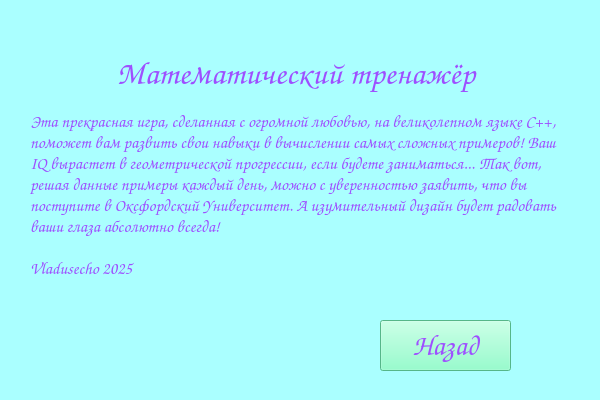
<?xml version="1.0" encoding="UTF-8"?>
<ui version="4.0">
 <class>AboutDialog</class>
 <widget class="QDialog" name="AboutDialog">
  <property name="geometry">
   <rect>
    <x>0</x>
    <y>0</y>
    <width>600</width>
    <height>400</height>
   </rect>
  </property>
  <property name="minimumSize">
   <size>
    <width>600</width>
    <height>400</height>
   </size>
  </property>
  <property name="maximumSize">
   <size>
    <width>600</width>
    <height>400</height>
   </size>
  </property>
  <property name="windowTitle">
   <string>Об игре</string>
  </property>
  <property name="styleSheet">
   <string notr="true">background :rgb(170, 255, 255);
</string>
  </property>
  <widget class="QLabel" name="mainNameGame">
   <property name="geometry">
    <rect>
     <x>80</x>
     <y>50</y>
     <width>432</width>
     <height>46</height>
    </rect>
   </property>
   <property name="sizePolicy">
    <sizepolicy hsizetype="Maximum" vsizetype="Maximum">
     <horstretch>0</horstretch>
     <verstretch>0</verstretch>
    </sizepolicy>
   </property>
   <property name="font">
    <font>
     <family>Comic Sans MS</family>
     <pointsize>25</pointsize>
     <bold>true</bold>
    </font>
   </property>
   <property name="styleSheet">
    <string notr="true">color:rgb(158, 79, 255)</string>
   </property>
   <property name="text">
    <string>Математический тренажёр</string>
   </property>
   <property name="alignment">
    <set>Qt::AlignmentFlag::AlignCenter</set>
   </property>
  </widget>
  <widget class="QLabel" name="label">
   <property name="geometry">
    <rect>
     <x>30</x>
     <y>110</y>
     <width>541</width>
     <height>241</height>
    </rect>
   </property>
   <property name="font">
    <font>
     <family>Comic Sans MS</family>
     <pointsize>13</pointsize>
     <bold>true</bold>
    </font>
   </property>
   <property name="styleSheet">
    <string notr="true">color:rgb(158, 79, 255)</string>
   </property>
   <property name="text">
    <string>Эта прекрасная игра, сделанная с огромной любовью, на великолепном языке С++, поможет вам развить свои навыки в вычислении самых сложных примеров! Ваш IQ вырастет в геометрической прогрессии, если будете заниматься... Так вот, решая данные примеры каждый день, можно с уверенностью заявить, что вы поступите в Оксфордский Университет. А изумительный дизайн будет радовать ваши глаза абсолютно всегда!

Vladusecho 2025</string>
   </property>
   <property name="alignment">
    <set>Qt::AlignmentFlag::AlignLeading|Qt::AlignmentFlag::AlignLeft|Qt::AlignmentFlag::AlignTop</set>
   </property>
   <property name="wordWrap">
    <bool>true</bool>
   </property>
  </widget>
  <widget class="QPushButton" name="btn_back">
   <property name="geometry">
    <rect>
     <x>380</x>
     <y>320</y>
     <width>131</width>
     <height>51</height>
    </rect>
   </property>
   <property name="sizePolicy">
    <sizepolicy hsizetype="Preferred" vsizetype="Fixed">
     <horstretch>0</horstretch>
     <verstretch>0</verstretch>
    </sizepolicy>
   </property>
   <property name="font">
    <font>
     <family>Comic Sans MS</family>
     <pointsize>22</pointsize>
     <bold>true</bold>
    </font>
   </property>
   <property name="cursor">
    <cursorShape>PointingHandCursor</cursorShape>
   </property>
   <property name="layoutDirection">
    <enum>Qt::LayoutDirection::LeftToRight</enum>
   </property>
   <property name="styleSheet">
    <string notr="true">color:rgb(158, 79, 255);
background:rgb(120, 255, 192)</string>
   </property>
   <property name="text">
    <string>Назад</string>
   </property>
   <property name="autoDefault">
    <bool>false</bool>
   </property>
   <property name="flat">
    <bool>false</bool>
   </property>
  </widget>
 </widget>
 <resources/>
 <connections/>
</ui>
